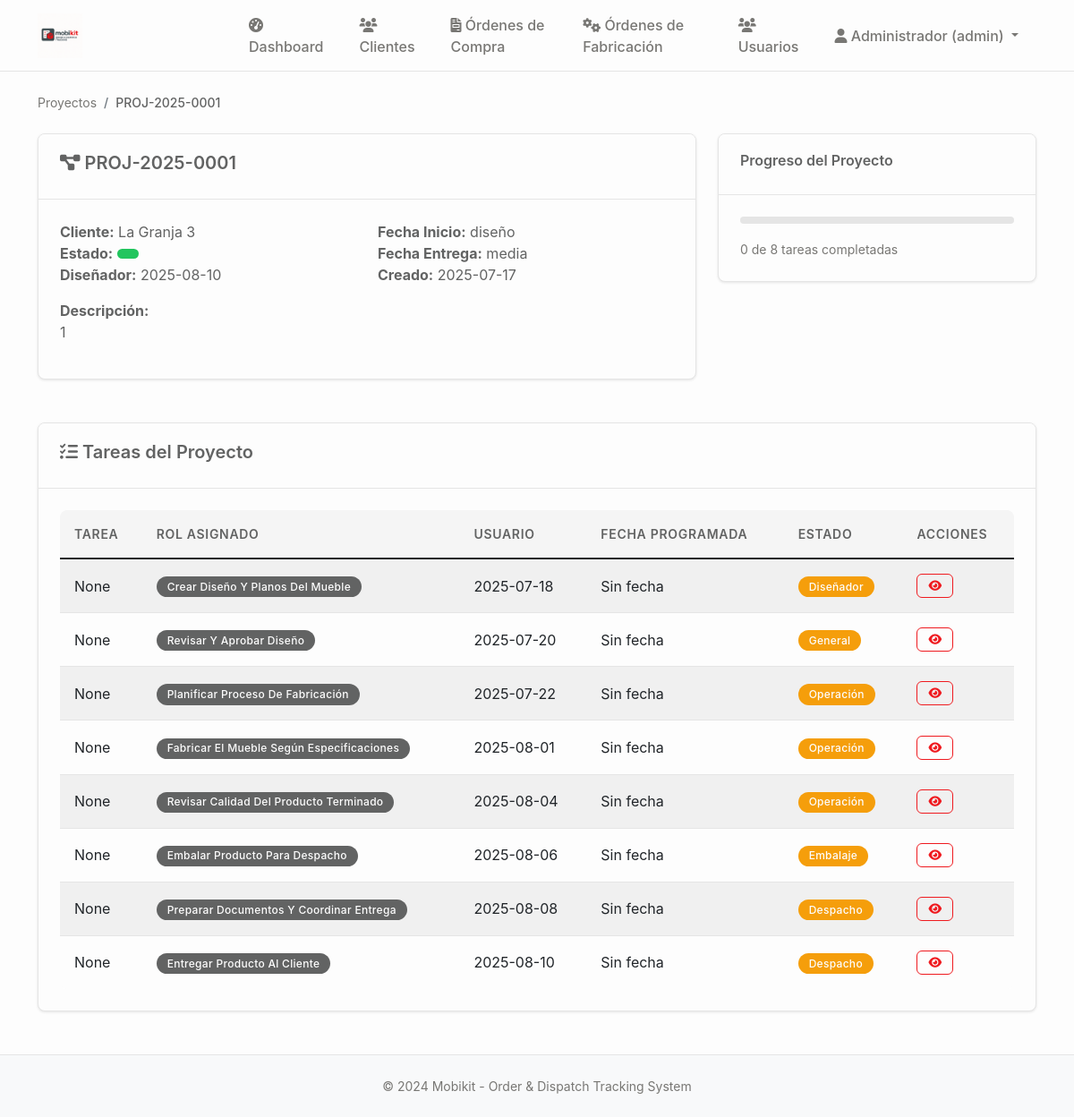
The page /proyecto/1 (signed in) on the database as committed earlier.
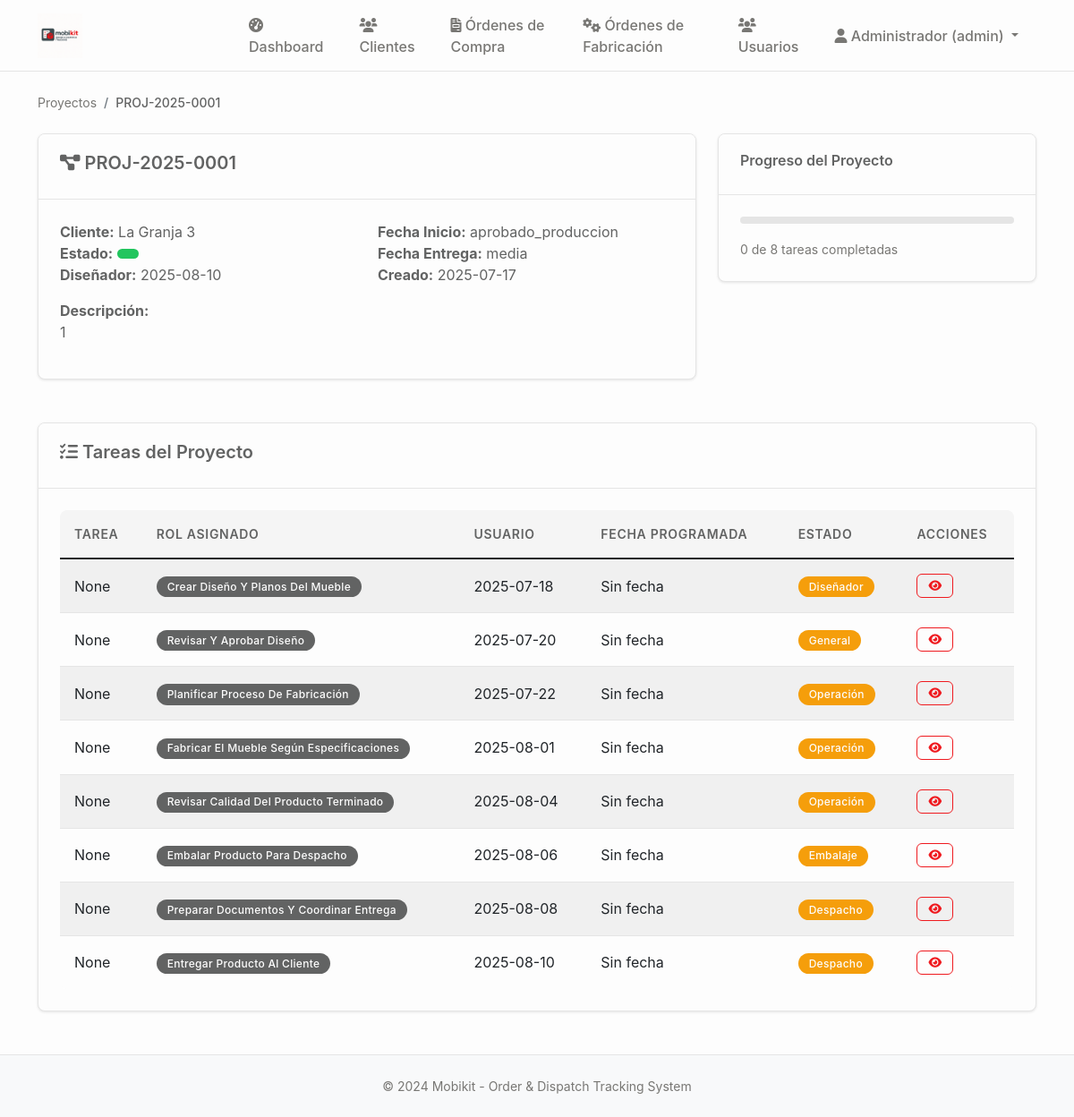
The same page on the database as committed later.
### tables this page shows
CREATE TABLE proyectos (
                id INTEGER PRIMARY KEY AUTOINCREMENT,
                codigo TEXT UNIQUE NOT NULL,
                nombre TEXT NOT NULL,
                cliente_id INTEGER NOT NULL,
                descripcion TEXT,
                estado TEXT DEFAULT 'en_desarrollo' CHECK (estado IN ('en_desarrollo', 'aprobado_produccion', 'seccionado', 'enchapado', 'mecanizado', 'produccion_completa', 'embalando', 'listo_despacho', 'entregado', 'cancelado')),
                prioridad TEXT DEFAULT 'media' CHECK (prioridad IN ('baja', 'media', 'alta', 'urgente')),
                fecha_inicio DATE,
                fecha_entrega DATE,
                fecha_entrega_real DATE,
                diseñador_id INTEGER,
                supervisor_id INTEGER,
                presupuesto DECIMAL(12,2),
                costo_real DECIMAL(12,2),
                observaciones TEXT,
                created_at TIMESTAMP DEFAULT CURRENT_TIMESTAMP,
                updated_at TIMESTAMP DEFAULT CURRENT_TIMESTAMP,
                FOREIGN KEY (cliente_id) REFERENCES clientes (id),
                FOREIGN KEY (diseñador_id) REFERENCES usuarios (id),
                FOREIGN KEY (supervisor_id) REFERENCES usuarios (id)
            );

### main.py (the view)
@app.route('/proyecto/<int:proyecto_id>')
@login_required
def proyecto_detalle(proyecto_id):
    conn = sqlite3.connect('mobikit.db')
    cursor = conn.cursor()
    cursor.execute(
        '''
        SELECT p.*, u.nombre as diseñador
        FROM proyectos p
        LEFT JOIN usuarios u ON p.diseñador_id = u.id
        WHERE p.id = ?
    ''', (proyecto_id, ))
    proyecto = cursor.fetchone()
    cursor.execute(
        '''
        SELECT t.*, u.nombre as asignado
        FROM tareas t
        LEFT JOIN usuarios u ON t.usuario_asignado_id = u.id
        WHERE t.proyecto_id = ?
        ORDER BY t.fecha_programada ASC
    ''', (proyecto_id, ))
    tareas = cursor.fetchall()
    conn.close()
    if not proyecto:
        flash('Proyecto no encontrado', 'error')
        return redirect(url_for('proyectos'))
    return render_template('proyecto_detalle.html',
                           proyecto=proyecto,
                           tareas=tareas)

### main.py (called while the page is built)
def login_required(f):
    @wraps(f)
    def decorated_function(*args, **kwargs):
        if 'user_id' not in session:
            return redirect(url_for('login'))
        return f(*args, **kwargs)
    return decorated_function

### templates/proyecto_detalle.html (shortened to what the changed rows need)
{% extends "base.html" %}
{% block content %}
<nav aria-label="breadcrumb">
    <ol class="breadcrumb">
        <li class="breadcrumb-item"><a href="{{ url_for('proyectos') }}">Proyectos</a></li>
        <li class="breadcrumb-item active">{{ proyecto[1] }}</li>
    </ol>
</nav>
<div class="row">
    <div class="col-md-8">
        <div class="card">
            <div class="card-header">
                <h5><i class="fas fa-project-diagram"></i> {{ proyecto[1] }}</h5>
            </div>
            <div class="card-body">
                <div class="row">
                    <div class="col-md-6">
                        <strong>Cliente:</strong> {{ proyecto[2] }}<br>
                        <strong>Estado:</strong>
                        <span class="badge bg-{{ 'primary' if proyecto[4] == 'diseño' else 'info' if proyecto[4] == 'producción' else 'success' }}">
                        </span><br>
                        <strong>Diseñador:</strong> {{ proyecto[8] if proyecto[8] else 'Sin asignar' }}
                    </div>
                    <div class="col-md-6">
                        <strong>Fecha Inicio:</strong> {{ proyecto[5] if proyecto[5] else 'Sin fecha' }}<br>
                        <strong>Fecha Entrega:</strong> {{ proyecto[6] if proyecto[6] else 'Sin fecha' }}<br>
                        <strong>Creado:</strong> {{ proyecto[7] }}
                    </div>
                </div>
                {% if proyecto[3] %}
                <div class="mt-3">
                    <strong>Descripción:</strong>
                    <p>{{ proyecto[3] }}</p>
                </div>
                {% endif %}
            </div>
        </div>
    </div>
                {% set total_tareas = tareas|length %}
                {% set tareas_completadas = tareas|selectattr('5', 'equalto', 'completada')|list|length %}
                {% set progreso = (tareas_completadas / total_tareas * 100) if total_tareas > 0 else 0 %}
</div>
<div class="card mt-4">
    <div class="card-body">
        {% if tareas %}
        <div class="table-responsive">
            <table class="table table-striped">
                <thead>
                    <tr>
                        <th>Tarea</th>
                        <th>Rol Asignado</th>
                        <th>Usuario</th>
                        <th>Fecha Programada</th>
                        <th>Estado</th>
                        <th>Acciones</th>
                    </tr>
                </thead>
            </table>
        </div>
        {% else %}
        <p class="text-muted">No hay tareas asignadas a este proyecto.</p>
        {% endif %}
    </div>
</div>
{% endblock %}

Rows that differ between the two databases and show on the page:
changed proyectos "La Granja 3": estado "diseño" → "aprobado_produccion"
